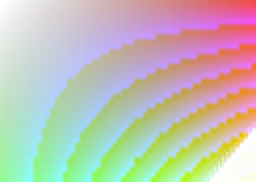
#> input picture apps/cli/test/fixtures/up_bicubic.png, 128 x 91 px (shown 2 times larger)
$ python prepare_reference_image.py --input ../../../../apps/cli/test/fixtures/up_bicubic.png --output out.png
#> lines starting #> are read from the running program, lines starting #| are printed output that depends on the picture
#!/usr/bin/env python3
# /// script
# requires-python = ">=3.11"
# dependencies = ["pillow>=11.0.0"]
# ///
from __future__ import annotations

import argparse
from pathlib import Path
from typing import Sequence

from PIL import Image


def _parse_hex_color(value: str) -> tuple[int, int, int]:
    text = value.strip()
    if text.startswith("#"):
        text = text[1:]
    if len(text) != 6:
        raise argparse.ArgumentTypeError("Expected a 6-digit hex color like #808080")
    try:
        return (int(text[0:2], 16), int(text[2:4], 16), int(text[4:6], 16))
    except ValueError as exc:
        raise argparse.ArgumentTypeError("Expected a 6-digit hex color like #808080") from exc


def build_parser() -> argparse.ArgumentParser:
    parser = argparse.ArgumentParser(description="Prepare an RGB Retro Diffusion reference image from a local sprite asset.")
    parser.add_argument("--input", type=Path, required=True, help="Source image.")
    parser.add_argument("--output", type=Path, required=True, help="Prepared output image.")
    parser.add_argument("--matte-color", type=_parse_hex_color, default=(128, 128, 128), help="RGB matte color as #RRGGBB.")
    parser.add_argument("--target-size", type=int, default=None, help="Optional square target size.")
    parser.add_argument("--fit", choices=["contain", "cover"], default="contain", help="How to fit when target-size is used.")
    parser.add_argument("--trim-alpha", action="store_true", help="Crop to the visible alpha bounds before resizing.")
    parser.add_argument("--padding-ratio", type=float, default=0.0, help="Extra padding around the trimmed sprite, as a fraction of trimmed size.")
    return parser


def _prepare_image(
    input_path: Path,
    matte_color: tuple[int, int, int],
    target_size: int | None,
    fit: str,
    trim_alpha: bool,
    padding_ratio: float,
) -> Image.Image:
#> called with matte_color = (128, 128, 128), fit = 'contain', trim_alpha = False, padding_ratio = 0
    with Image.open(input_path) as source:
#> source is the input picture: PIL image 128x91 RGBA; mean R, G, B, A 119, 124.9, 111.6, 136.5
        source_rgba = source.convert("RGBA")
        if trim_alpha:
            bbox = source_rgba.getchannel("A").getbbox()
            if bbox:
                source_rgba = source_rgba.crop(bbox)
        if padding_ratio > 0:
            pad_x = round(source_rgba.width * padding_ratio)
            pad_y = round(source_rgba.height * padding_ratio)
            padded = Image.new(
                "RGBA",
                (source_rgba.width + pad_x * 2, source_rgba.height + pad_y * 2),
                matte_color + (0,),
            )
            padded.alpha_composite(source_rgba, (pad_x, pad_y))
            source_rgba = padded
        base = Image.new("RGBA", source_rgba.size, matte_color + (255,))
        flattened = Image.alpha_composite(base, source_rgba).convert("RGB")
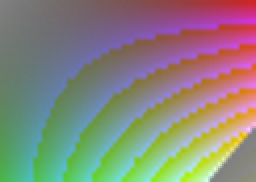
#> flattened: PIL image 128x91 RGB (shown 2 times larger); mean R, G, B 135, 133.1, 124

    if target_size is None:
        return flattened

    if fit == "contain":
        scale = min(target_size / flattened.width, target_size / flattened.height)
    else:
        scale = max(target_size / flattened.width, target_size / flattened.height)
    resized = flattened.resize(
        (max(1, round(flattened.width * scale)), max(1, round(flattened.height * scale))),
        Image.Resampling.NEAREST,
    )
    canvas = Image.new("RGB", (target_size, target_size), matte_color)
    offset_x = (target_size - resized.width) // 2
    offset_y = (target_size - resized.height) // 2
    canvas.paste(resized, (offset_x, offset_y))
    return canvas


def main(argv: Sequence[str] | None = None) -> None:
    args = build_parser().parse_args(argv)
    image = _prepare_image(
        args.input,
        args.matte_color,
        args.target_size,
        args.fit,
        args.trim_alpha,
        args.padding_ratio,
    )
    args.output.parent.mkdir(parents=True, exist_ok=True)
    image.save(args.output, format="PNG")
    print(args.output)


if __name__ == "__main__":
    main()
